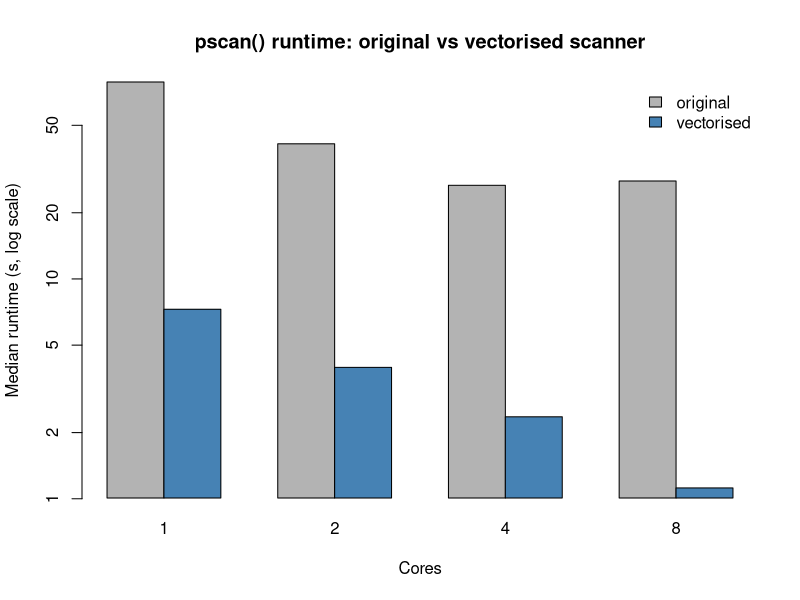
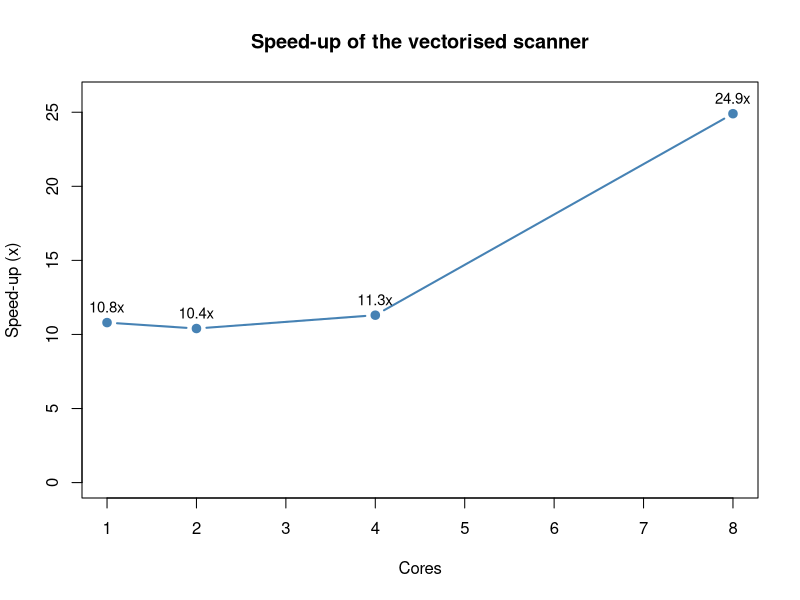

Recreate these plots in R, in order.
## ---- chunk 1
knitr::opts_chunk$set(
    collapse = TRUE,
    comment = "#>"
)
## ---- chunk 2
perf <- data.frame(
    cores = c(1, 2, 4, 8),
    original = c(78.70, 41.19, 26.67, 27.90),
    vectorised = c(7.28, 3.96, 2.36, 1.12)
)
perf$speedup <- round(perf$original / perf$vectorised, 1)
perf
## ---- chunk 3
bp <- barplot(t(as.matrix(perf[, c("original", "vectorised")])),
    beside = TRUE, names.arg = perf$cores, log = "y",
    col = c("grey70", "steelblue"),
    xlab = "Cores", ylab = "Median runtime (s, log scale)",
    main = "pscan() runtime: original vs vectorised scanner"
)
legend("topright",
    fill = c("grey70", "steelblue"),
    legend = c("original", "vectorised"), bty = "n"
)
## ---- chunk 4
plot(perf$cores, perf$speedup,
    type = "b", pch = 19, lwd = 2,
    col = "steelblue", xlab = "Cores", ylab = "Speed-up (x)",
    main = "Speed-up of the vectorised scanner", ylim = c(0, 26)
)
text(perf$cores, perf$speedup,
    labels = paste0(perf$speedup, "x"),
    pos = 3, cex = 0.9
)
## ---- chunk 5
sessionInfo()
